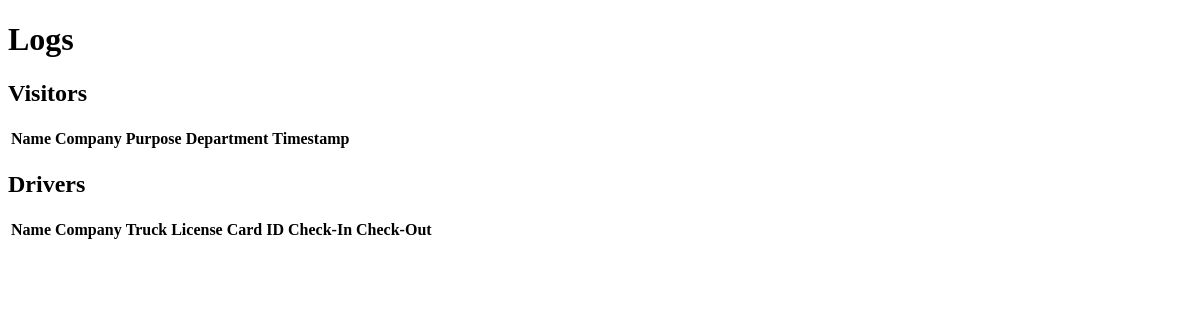
Page /logs on the earlier database version.
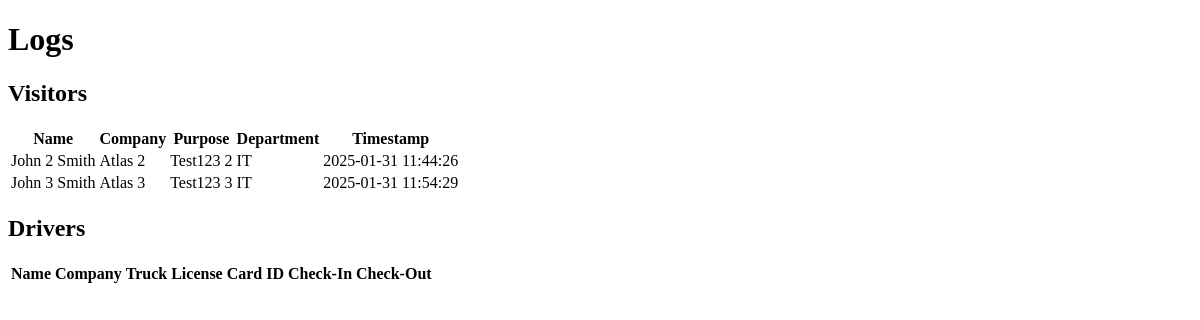
Same page on the later database version.
### app.py (models this page shows)
class Visitor(db.Model):
    id = db.Column(db.Integer, primary_key=True)
    name = db.Column(db.String(100), nullable=False)
    company_name = db.Column(db.String(100), nullable=False)
    purpose = db.Column(db.String(200), nullable=False)
    department = db.Column(db.String(50), nullable=False)
    personnel = db.Column(db.String(100), nullable=False)  # New field
    photo_path = db.Column(db.String(200), nullable=True)
    timestamp = db.Column(db.DateTime, default=lambda: datetime.now().replace(microsecond=0))

### app.py (the view)
@app.route("/logs")
def logs():
    visitors = Visitor.query.all()
    drivers = Driver.query.all()
    return render_template("logs.html", visitors=visitors, drivers=drivers)

### templates/logs.html (shortened to what this page needs)
<!DOCTYPE html>
<html lang="en">
<head>
</head>
<body>
    <div class="container">
        <h1>Logs</h1>
        <h2>Visitors</h2>
        <table>
            <thead>
                <tr>
                    <th>Name</th>
                    <th>Company</th>
                    <th>Purpose</th>
                    <th>Department</th>
                    <th>Timestamp</th>
                </tr>
            </thead>
            <tbody>
                {% for visitor in visitors %}
                <tr>
                    <td>{{ visitor.name }}</td>
                    <td>{{ visitor.company_name }}</td>
                    <td>{{ visitor.purpose }}</td>
                    <td>{{ visitor.department }}</td>
                    <td>{{ visitor.timestamp }}</td>
                </tr>
                {% endfor %}
            </tbody>
        </table>
        <h2>Drivers</h2>
        <table>
            <thead>
                <tr>
                    <th>Name</th>
                    <th>Company</th>
                    <th>Truck License</th>
                    <th>Card ID</th>
                    <th>Check-In</th>
                    <th>Check-Out</th>
                </tr>
            </thead>
        </table>
    </div>
</body>
</html>

Differences in the rows shown:
added Visitor: name "John 2 Smith", company_name "Atlas 2", purpose "Test123 2", department "IT", timestamp "2025-01-31 11:44:26"
added Visitor: name "John 3 Smith", company_name "Atlas 3", purpose "Test123 3", department "IT", timestamp "2025-01-31 11:54:29"
